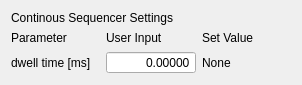
<?xml version="1.0" encoding="UTF-8"?>
<ui version="4.0">
 <class>ContSeqWidg</class>
 <widget class="QWidget" name="ContSeqWidg">
  <property name="geometry">
   <rect>
    <x>0</x>
    <y>0</y>
    <width>302</width>
    <height>78</height>
   </rect>
  </property>
  <property name="windowTitle">
   <string>ContSeqWidg</string>
  </property>
  <property name="locale">
   <locale language="English" country="UnitedStates"/>
  </property>
  <layout class="QVBoxLayout" name="verticalLayout">
   <item>
    <widget class="QLabel" name="label_sequencerName">
     <property name="sizePolicy">
      <sizepolicy hsizetype="Minimum" vsizetype="Fixed">
       <horstretch>0</horstretch>
       <verstretch>0</verstretch>
      </sizepolicy>
     </property>
     <property name="text">
      <string>Continous Sequencer Settings</string>
     </property>
    </widget>
   </item>
   <item>
    <layout class="QGridLayout" name="gridLayout">
     <item row="1" column="0">
      <widget class="QLabel" name="label_dwellTime_ms">
       <property name="text">
        <string>dwell time [ms]</string>
       </property>
      </widget>
     </item>
     <item row="1" column="1">
      <widget class="QDoubleSpinBox" name="doubleSpinBox_dwellTime_ms">
       <property name="alignment">
        <set>Qt::AlignRight|Qt::AlignTrailing|Qt::AlignVCenter</set>
       </property>
       <property name="buttonSymbols">
        <enum>QAbstractSpinBox::NoButtons</enum>
       </property>
       <property name="keyboardTracking">
        <bool>false</bool>
       </property>
       <property name="decimals">
        <number>5</number>
       </property>
       <property name="maximum">
        <double>1000.000000000000000</double>
       </property>
      </widget>
     </item>
     <item row="1" column="2">
      <widget class="QLabel" name="label_dwellTime_ms_2">
       <property name="text">
        <string>None</string>
       </property>
      </widget>
     </item>
     <item row="0" column="0">
      <widget class="QLabel" name="label_8">
       <property name="sizePolicy">
        <sizepolicy hsizetype="Minimum" vsizetype="Fixed">
         <horstretch>0</horstretch>
         <verstretch>0</verstretch>
        </sizepolicy>
       </property>
       <property name="text">
        <string>Parameter</string>
       </property>
      </widget>
     </item>
     <item row="0" column="1">
      <widget class="QLabel" name="label_9">
       <property name="sizePolicy">
        <sizepolicy hsizetype="Minimum" vsizetype="Fixed">
         <horstretch>0</horstretch>
         <verstretch>0</verstretch>
        </sizepolicy>
       </property>
       <property name="text">
        <string>User Input</string>
       </property>
      </widget>
     </item>
     <item row="0" column="2">
      <widget class="QLabel" name="label_10">
       <property name="sizePolicy">
        <sizepolicy hsizetype="Minimum" vsizetype="Fixed">
         <horstretch>0</horstretch>
         <verstretch>0</verstretch>
        </sizepolicy>
       </property>
       <property name="text">
        <string>Set Value</string>
       </property>
      </widget>
     </item>
    </layout>
   </item>
  </layout>
 </widget>
 <resources/>
 <connections/>
</ui>
